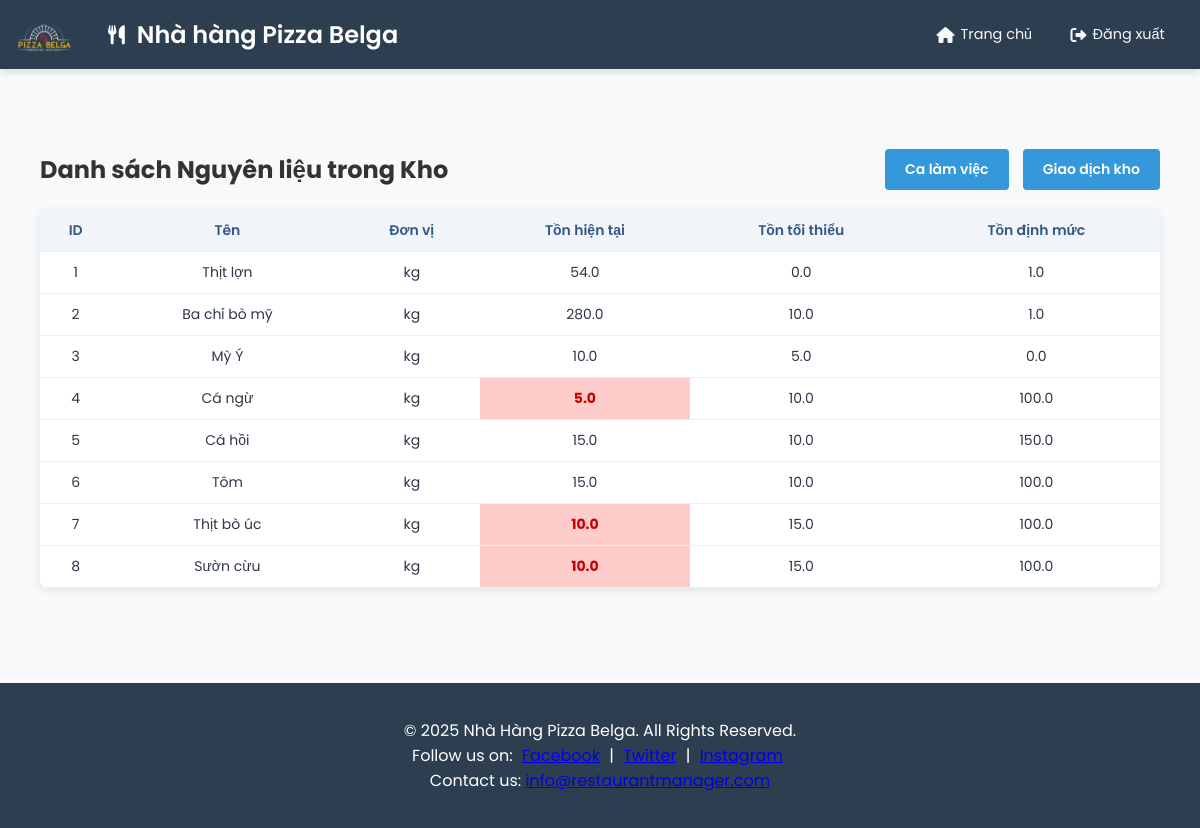
The page /warehouse/ on the database its author committed.
### models/ingredient.py (models this page shows, shortened)
class Ingredient(db.Model):
    __tablename__ = 'ingredients'
    id = db.Column(db.Integer, primary_key=True)
    name = db.Column(db.String(120), nullable=False)
    unit = db.Column(db.String(20))
    image = db.Column(db.Text)
    name_supplier = db.Column(db.Text)
    current_stock = db.Column(db.Float, default=0.0)
    min_stock = db.Column(db.Float, default=0.0)
    target_stock = db.Column(db.Float, default=1.0)
    prev_used = db.Column(db.Float, default=1.0, nullable=False)
    total_used = db.Column(db.Float, default=1.0, nullable=False)
    discrepancy = db.Column(db.Float, default=0.0, nullable=False)
    transactions = db.relationship("WarehouseTransaction", backref="ingredient", lazy=True)

### routes/warehouse.py (the view)
@warehouse_bp.route('/')
def list_ingredients():
    ingredients = Ingredient.query.all()
    return render_template('warehouse.html', ingredients=ingredients)

### app.py (called while the page is built)
@app.before_request
def log_request_info():
    logging.info(f"Request: {request.method} {request.path}")
    logging.info(f"Headers: {request.headers}")
    logging.info(f"Body: {request.get_data()}")

@app.after_request
def log_response_info(response):
    logging.info(f"Response status: {response.status}")
    return response

### templates/warehouse.html (shortened to what this page needs)
{% extends "layout.html" %}
{% block head %}
<link rel="stylesheet" href="{{ url_for('static', filename='css/warehouse.css') }}">
{% endblock %}
{% block content %}
<div class="warehouse-container">
  <div class="warehouse-header">
    <h2>Danh sách Nguyên liệu trong Kho</h2>
    <div class="warehouse-actions">
      <a href="{{ url_for('warehouse.daily_transaction') }}" class="btn btn-transaction">Ca làm việc</a>
      <a href="{{ url_for('warehouse.transaction') }}" class="btn btn-transaction">Giao dịch kho</a>
    </div>
  </div>
  <table class="warehouse-table">
    <thead>
      <tr>
        <th>ID</th>
        <th>Tên</th>
        <th>Đơn vị</th>
        <th>Tồn hiện tại</th>
        <th>Tồn tối thiểu</th>
        <th>Tồn định mức</th>
      </tr>
    </thead>
    <tbody>
      {% for ingredient in ingredients %}
      <tr>
        <td>{{ ingredient.id }}</td>
        <td>{{ ingredient.name }}</td>
        <td>{{ ingredient.unit }}</td>
        <td {% if ingredient.current_stock < ingredient.min_stock %}class="low-stock"{% endif %}>{{ ingredient.current_stock }}</td>
        <td>{{ ingredient.min_stock }}</td>
        <td>{{ ingredient.target_stock }}</td>
      </tr>
      {% endfor %}
    </tbody>
  </table>
</div>
{% endblock %}

### static/css/style.css (style rules this page uses)
:root { --primary-color: #4a6fa5; --primary-dark: #345785; --secondary-color: #ff7e5f; --accent-color: #38b2ac; --background-color: #f8f9fa; --header-bg: #2c3e50; --header-hover: #34495e; --text-light: #f8f9fa; --text-dark: #2d3748; --border-color: #e2e8f0; --success-color: #38a169; --warning-color: #e9b949; --danger-color: #e53e3e; --info-color: #4299e1; }
* { margin: 0; padding: 0; box-sizing: border-box; }
body { font-family: 'Poppins', sans-serif; background-color: var(--background-color); color: var(--text-dark); min-height: 100vh; display: flex; flex-direction: column; }
.btn { padding: 8px 16px; border-radius: 4px; border: none; cursor: pointer; font-weight: 500; transition: all 0.2s ease; }
table { width: 100%; border-collapse: collapse; margin: 15px 0; }
table th, table td { padding: 12px 15px; text-align: left; border-bottom: 1px solid var(--border-color); }
table th { background-color: #f1f5f9; color: var(--primary-dark); font-weight: 600; }

### static/css/order.css (style rules this page uses)
.btn { display: inline-block; padding: 8px 16px; background-color: #3498db; color: white; text-decoration: none; border-radius: 4px; font-weight: 600; transition: background-color 0.3s; }

### static/css/ingredient.css (style rules this page uses)
.btn { padding: 10px 20px; border-radius: 4px; text-decoration: none; font-size: 14px; transition: background-color 0.3s ease; color: #fff; display: inline-block; }

### static/css/warehouse.css (style rules this page uses)
.warehouse-container { max-width: 1200px; margin: 40px auto; padding: 20px; font-family: 'Poppins', sans-serif; }
.warehouse-header { display: flex; justify-content: space-between; align-items: center; margin-bottom: 20px; }
.warehouse-header h2 { margin: 0; color: #333; }
.warehouse-actions .btn { padding: 10px 20px; border-radius: 4px; text-decoration: none; color: #fff; margin-left: 10px; transition: background-color 0.3s ease; font-size: 14px; }
.btn-transaction { background-color: #3498db; }
.warehouse-table { width: 100%; border-collapse: collapse; background-color: #fff; box-shadow: 0 2px 8px rgba(0,0,0,0.1); border-radius: 8px; overflow: hidden; }
.warehouse-table thead { background-color: #f8f9fa; }
.warehouse-table th, .warehouse-table td { padding: 10px; text-align: center; border-bottom: 1px solid #eee; font-size: 14px; }
.warehouse-table tbody tr:last-child { border-bottom: none; }
.low-stock { background-color: #ffcccc; color: #cc0000; font-weight: bold; }

### rows shown on the page
Ingredient: id "1", name "Thịt lợn", unit "kg", current_stock "54.0", min_stock "0.0", target_stock "1.0"
Ingredient: id "2", name "Ba chỉ bò mỹ", unit "kg", current_stock "280.0", min_stock "10.0", target_stock "1.0"
Ingredient: id "3", name "Mỳ Ý", unit "kg", current_stock "10.0", min_stock "5.0", target_stock "0.0"
Ingredient: id "4", name "Cá ngừ", unit "kg", current_stock "5.0", min_stock "10.0", target_stock "100.0"
Ingredient: id "5", name "Cá hồi", unit "kg", current_stock "15.0", min_stock "10.0", target_stock "150.0"
Ingredient: id "6", name "Tôm", unit "kg", current_stock "15.0", min_stock "10.0", target_stock "100.0"
Ingredient: id "7", name "Thịt bò úc", unit "kg", current_stock "10.0", min_stock "15.0", target_stock "100.0"
Ingredient: id "8", name "Sườn cừu", unit "kg", current_stock "10.0", min_stock "15.0", target_stock "100.0"
